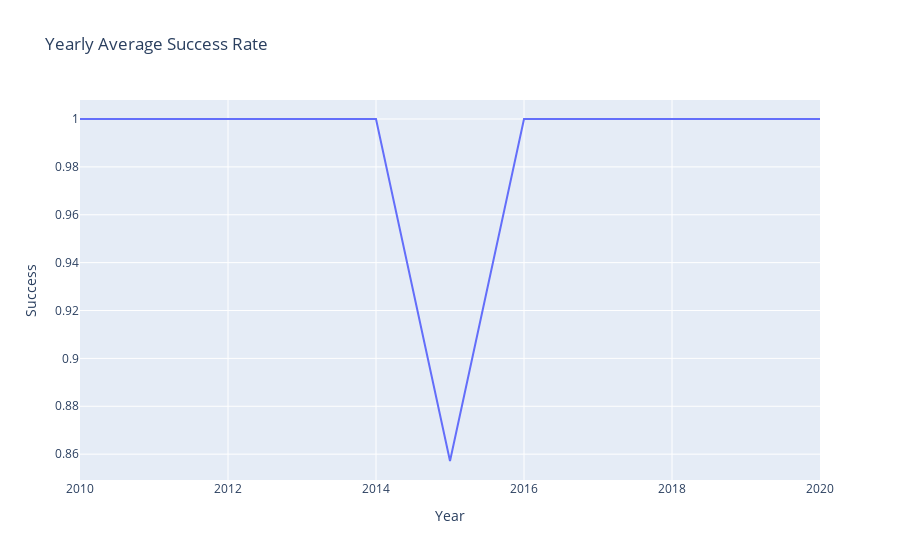

The notebook cell saved with this chart:
### Code cell
import pandas as pd
import plotly.express as px
import matplotlib.pyplot as plt

# Load the data from the specified file path
file_path = r"C:\Users\dedof\Downloads\Spacex.csv"
data = pd.read_csv(file_path)

# Print the first few rows to understand the data
print(data.head())

# Convert the 'Date' column to datetime format
data['Date'] = pd.to_datetime(data['Date'])

# Extract year from the 'Date' column
data['Year'] = data['Date'].dt.year

# Create a binary column for success (1 for success, 0 for failure)
data['Success'] = data['Mission_Outcome'].apply(lambda x: 1 if 'Success' in x else 0)

# Calculate yearly average success rate
yearly_success_rate = data.groupby('Year')['Success'].mean().reset_index()

# Create a line chart using Plotly
fig = px.line(yearly_success_rate, x='Year', y='Success', title='Yearly Average Success Rate')
fig.show()

# Save the plot as an image file for the screenshot
fig.write_image("line_chart_yearly_success_rate.png")

# Alternatively, you can use matplotlib to create and save the plot
plt.figure(figsize=(10, 6))
plt.plot(yearly_success_rate['Year'], yearly_success_rate['Success'], marker='o', linestyle='-')
plt.title('Yearly Average Success Rate')
plt.xlabel('Year')
plt.ylabel('Success Rate')
plt.grid(True)
plt.savefig("line_chart_yearly_success_rate_matplotlib.png")
plt.show()

### Figure 1 — Plotly figure (JSON) as saved in the notebook; plotly's stock layout.template omitted (floating-point values rounded to 4 significant figures)
{"data": [{"hovertemplate": "Year=%{x}<br>Success=%{y}<extra></extra>", "legendgroup": "", "line": {"color": "#636efa", "dash": "solid"}, "marker": {"symbol": "circle"}, "mode": "lines", "name": "", "orientation": "v", "showlegend": false, "type": "scatter", "x": [2010, 2012, 2013, 2014, 2015, 2016, 2017, 2018, 2019, 2020], "xaxis": "x", "y": [1, 1, 1, 1, 0.8571, 1, 1, 1, 1, 1], "yaxis": "y"}], "layout": {"legend": {"tracegroupgap": 0}, "title": {"text": "Yearly Average Success Rate"}, "xaxis": {"anchor": "y", "domain": [0, 1], "title": {"text": "Year"}}, "yaxis": {"anchor": "x", "domain": [0, 1], "title": {"text": "Success"}}}}
